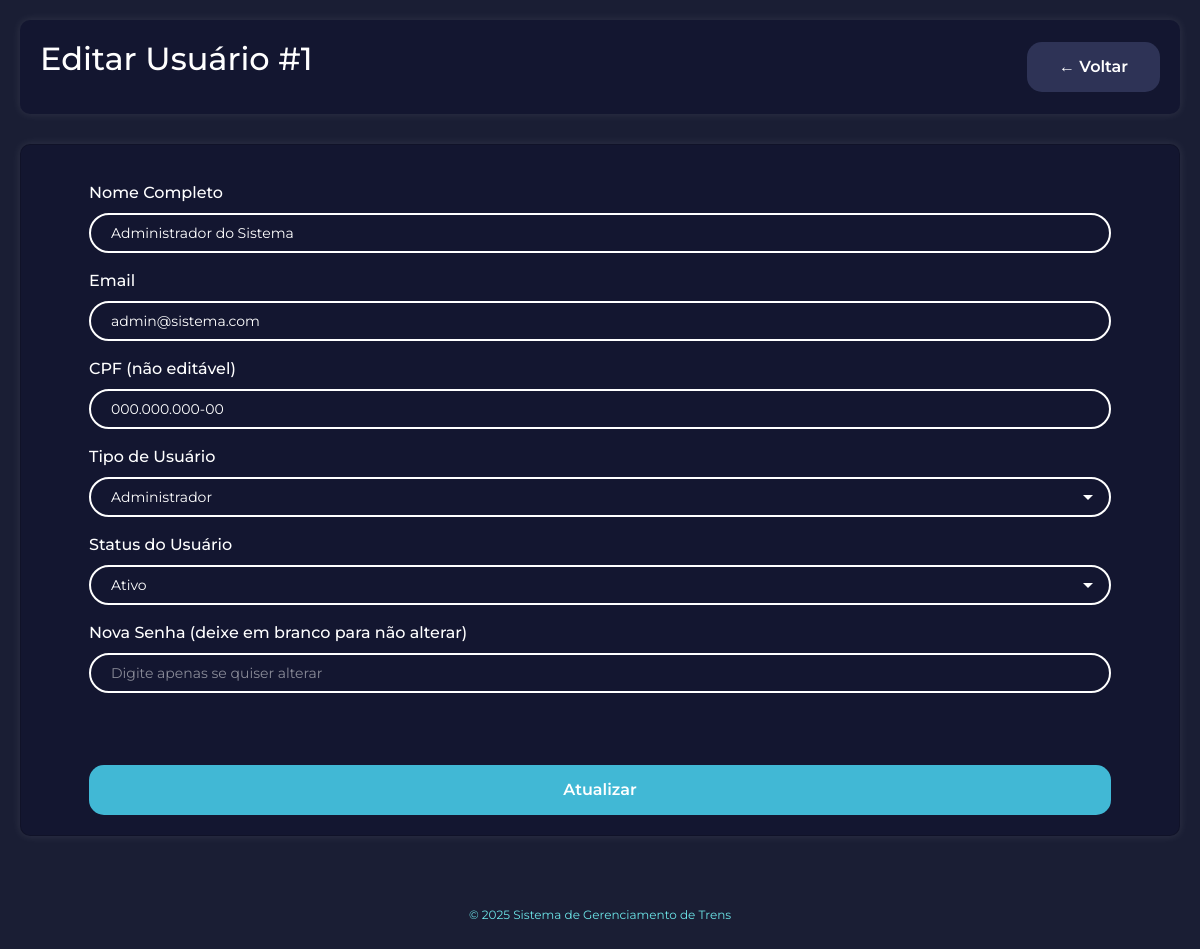
The app's page /usuarios/editar.php?id=1 (signed in) with its own data.
### tables this page shows
CREATE TABLE usuarios (
    id_usuario INT NOT NULL AUTO_INCREMENT PRIMARY KEY,
    nome_usuario VARCHAR(100) NOT NULL,
    email_usuario VARCHAR(100) NOT NULL UNIQUE,
    senha_usuario VARCHAR(255) NOT NULL,
    cpf_usuario CHAR(11) NOT NULL UNIQUE,
    tipo_usuario ENUM('admin', 'usuario') NOT NULL DEFAULT 'usuario',
    status_usuario ENUM('ativo', 'inativo') NOT NULL DEFAULT 'ativo',
    data_cadastro TIMESTAMP DEFAULT CURRENT_TIMESTAMP,
    INDEX idx_email (email_usuario),
    INDEX idx_tipo (tipo_usuario)
);

### config.php (called while the page is built, shortened)
<?php
function sanitizar($texto) {
    return htmlspecialchars($texto, ENT_QUOTES, 'UTF-8');
}
function formatarCPF($cpf) {
    $cpf = preg_replace('/[^0-9]/', '', $cpf);
    return substr($cpf, 0, 3) . '.' .
           substr($cpf, 3, 3) . '.' .
           substr($cpf, 6, 3) . '-' .
           substr($cpf, 9, 2);
}
?>

### usuarios/editar.php (the view, shortened to what this page needs)
<?php
require_once '../config.php';
$id = $_GET['id'] ?? 0;
try {
    $stmt = $pdo->prepare("SELECT * FROM usuarios WHERE id_usuario = :id");
    $stmt->execute(['id' => $id]);
    $usuario = $stmt->fetch();
} catch(PDOException $e) {
    $erro = "Erro ao buscar usuário.";
}
?>
<!DOCTYPE html>
<html lang="pt-BR">
<head>
    <link href="https://cdn.jsdelivr.net/npm/bootstrap@5.3.8/dist/css/bootstrap.min.css" rel="stylesheet">
    <link rel="stylesheet" href="../css/estilo.css">
</head>
<body>
    <div class="container">
        <div class="header-dashboard">
            <h1>Editar Usuário #<?= $id ?></h1>
            <a href="listar.php" class="botao botao-secundario">← Voltar</a>
        </div>
        <div class="card">
            <form method="POST">
                <div class="campo-label">
                    <label for="nome_usuario">Nome Completo</label>
                </div>
                <div class="campo-input">
                    <input type="text" name="nome_usuario" value="<?= sanitizar($usuario['nome_usuario']) ?>" required>
                </div>
                <div class="campo-label">
                    <label for="email_usuario">Email</label>
                </div>
                <div class="campo-input">
                    <input type="email" name="email_usuario" value="<?= sanitizar($usuario['email_usuario']) ?>" required>
                </div>
                <div class="campo-label">
                    <label>CPF (não editável)</label>
                </div>
                <div class="campo-input">
                    <input type="text" value="<?= formatarCPF($usuario['cpf_usuario']) ?>" disabled>
                </div>
                <div class="campo-label">
                    <label for="tipo_usuario">Tipo de Usuário</label>
                </div>
                <div class="campo-input">
	                    <select name="tipo_usuario" required>
	                        <option value="admin" <?= $usuario['tipo_usuario'] == 'admin' ? 'selected' : '' ?>>Administrador</option>
	                    </select>
	                </div>
	                <div class="campo-label">
	                    <label for="status_usuario">Status do Usuário</label>
	                </div>
	                <div class="campo-input">
	                    <select name="status_usuario" required>
	                        <option value="ativo" <?= $usuario['status_usuario'] == 'ativo' ? 'selected' : '' ?>>Ativo</option>
	                    </select>
	                </div>
                <div class="campo-label">
                    <label for="nova_senha">Nova Senha (deixe em branco para não alterar)</label>
                </div>
                <div class="campo-input">
                    <input type="password" name="nova_senha" placeholder="Digite apenas se quiser alterar">
                </div>
                <br>
                <button type="submit" class="botao botao-primario botao-completo">Atualizar</button>
            </form>
        </div>
        <div class="rodape">
            <p>© 2025 Sistema de Gerenciamento de Trens</p>
        </div>
    </div>
</body>
</html>

### css/estilo.css (style rules this page uses)
* { margin: 0; padding: 0; box-sizing: border-box; font-family: "Montserrat", sans-serif; }
body { background-color: #1a1e34; color: white; min-height: 100vh; }
.container { max-width: 1200px; margin: 0 auto; padding: 20px; }
h1 { color: white; font-size: 2rem; margin-bottom: 1rem; }
.campo-label { margin: 1rem 3rem 0.5rem 3rem; color: white; font-weight: 500; }
.campo-input { display: flex; height: 40px; margin: 0 3rem 1rem 3rem; }
.campo-input input, .campo-input select, .campo-input textarea { width: 100%; height: 100%; background-color: transparent; border: 2px solid white; border-radius: 25px; outline: none; color: white; padding: 5px 20px; font-size: 14px; }
.campo-input input::placeholder, .campo-input textarea::placeholder { color: rgba(255, 255, 255, 0.5); }
.campo-input select { cursor: pointer; appearance: none; background-repeat: no-repeat; background-position: right 15px center; }
.campo-input select option { background-color: #131630; color: white; }
.botao { padding: 0.8rem 2rem; border: none; border-radius: 15px; cursor: pointer; font-size: 16px; font-weight: 600; transition: all 0.3s; text-decoration: none; display: inline-block; }
.botao-primario { background-color: #41b8d5; color: white; }
.botao-secundario { background-color: #2e3356; color: white; }
.botao-completo { width: calc(100% - 6rem); margin: 2rem 3rem 0 3rem; }
.header-dashboard { background-color: #131630; border-radius: 10px; padding: 20px; margin-bottom: 30px; display: flex; justify-content: space-between; align-items: center; box-shadow: 0px 0px 10px rgba(255, 255, 255, 0.1); flex-wrap: wrap; gap: 15px; }
.card { background-color: #131630; border-radius: 10px; padding: 20px; box-shadow: 0px 0px 10px rgba(255, 255, 255, 0.1); }
.rodape { text-align: center; margin-top: 50px; padding: 20px; color: #6ce5e8; font-size: 12px; }

### records on screen
usuarios: nome_usuario "Administrador do Sistema", email_usuario "admin@sistema.com", cpf_usuario "000.000.000-00", tipo_usuario "Administrador", status_usuario "Ativo"

### other values on screen
$id "1"
